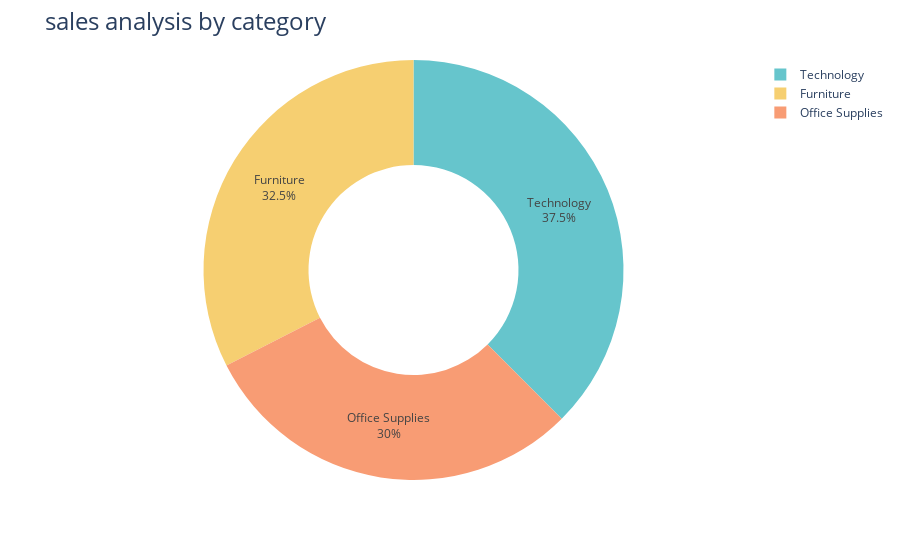

Notebook code cell kept with this figure:
### Markdown cell above
sales of categories

### Code cell
sales_by_category = data.groupby("Category")['Sales'].sum().reset_index()

fig= px.pie(sales_by_category, values = 'Sales', names = 'Category', hole = 0.5, color_discrete_sequence = px.colors.qualitative.Pastel)
fig.update_layout(title_text='sales analysis by category', title_font=dict(size=24))
fig.update_traces(textinfo = 'percent+label', textposition='inside')
fig.show()

### Figure 1 — Plotly figure (JSON) as saved in the notebook; plotly's stock layout.template omitted (floating-point values rounded to 4 significant figures)
{"data": [{"domain": {"x": [0, 1], "y": [0, 1]}, "hole": 0.5, "hovertemplate": "Category=%{label}<br>Sales=%{value}<extra></extra>", "labels": ["Furniture", "Office Supplies", "Technology"], "legendgroup": "", "name": "", "showlegend": true, "textinfo": "percent+label", "textposition": "inside", "type": "pie", "values": [4111000.0, 3787000.0, 4745000.0]}], "layout": {"autosize": true, "legend": {"tracegroupgap": 0}, "margin": {"t": 60}, "piecolorway": ["rgb(102, 197, 204)", "rgb(246, 207, 113)", "rgb(248, 156, 116)", "rgb(220, 176, 242)", "rgb(135, 197, 95)", "rgb(158, 185, 243)", "rgb(254, 136, 177)", "rgb(201, 219, 116)", "rgb(139, 224, 164)", "rgb(180, 151, 231)", "rgb(179, 179, 179)"], "title": {"font": {"size": 24}, "text": "sales analysis by category"}}}
